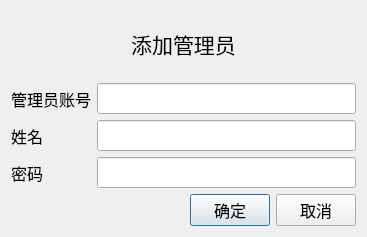
<?xml version="1.0" encoding="UTF-8"?>
<ui version="4.0">
 <class>AddAdminDialog</class>
 <widget class="QDialog" name="AddAdminDialog">
  <property name="geometry">
   <rect>
    <x>0</x>
    <y>0</y>
    <width>367</width>
    <height>237</height>
   </rect>
  </property>
  <property name="windowTitle">
   <string>添加管理员</string>
  </property>
  <property name="windowIcon">
   <iconset resource="resource.qrc">
    <normaloff>:/images/admin.png</normaloff>:/images/admin.png</iconset>
  </property>
  <layout class="QGridLayout" name="gridLayout">
   <item row="1" column="0">
    <layout class="QFormLayout" name="formLayout">
     <item row="0" column="0">
      <widget class="QLabel" name="label_3">
       <property name="sizePolicy">
        <sizepolicy hsizetype="Maximum" vsizetype="Preferred">
         <horstretch>0</horstretch>
         <verstretch>0</verstretch>
        </sizepolicy>
       </property>
       <property name="minimumSize">
        <size>
         <width>0</width>
         <height>0</height>
        </size>
       </property>
       <property name="maximumSize">
        <size>
         <width>16777215</width>
         <height>16777215</height>
        </size>
       </property>
       <property name="font">
        <font>
         <family>微软雅黑</family>
         <pointsize>12</pointsize>
        </font>
       </property>
       <property name="text">
        <string>管理员账号</string>
       </property>
       <property name="scaledContents">
        <bool>false</bool>
       </property>
      </widget>
     </item>
     <item row="0" column="1">
      <widget class="QLineEdit" name="editAdminID">
       <property name="sizePolicy">
        <sizepolicy hsizetype="Preferred" vsizetype="Fixed">
         <horstretch>0</horstretch>
         <verstretch>0</verstretch>
        </sizepolicy>
       </property>
       <property name="minimumSize">
        <size>
         <width>0</width>
         <height>0</height>
        </size>
       </property>
       <property name="font">
        <font>
         <family>微软雅黑</family>
         <pointsize>12</pointsize>
        </font>
       </property>
      </widget>
     </item>
     <item row="1" column="0">
      <widget class="QLabel" name="label_6">
       <property name="sizePolicy">
        <sizepolicy hsizetype="Maximum" vsizetype="Preferred">
         <horstretch>0</horstretch>
         <verstretch>0</verstretch>
        </sizepolicy>
       </property>
       <property name="minimumSize">
        <size>
         <width>0</width>
         <height>0</height>
        </size>
       </property>
       <property name="maximumSize">
        <size>
         <width>16777215</width>
         <height>16777215</height>
        </size>
       </property>
       <property name="font">
        <font>
         <family>微软雅黑</family>
         <pointsize>12</pointsize>
        </font>
       </property>
       <property name="text">
        <string>姓名</string>
       </property>
       <property name="scaledContents">
        <bool>false</bool>
       </property>
      </widget>
     </item>
     <item row="1" column="1">
      <widget class="QLineEdit" name="editAdminName">
       <property name="sizePolicy">
        <sizepolicy hsizetype="Preferred" vsizetype="Fixed">
         <horstretch>0</horstretch>
         <verstretch>0</verstretch>
        </sizepolicy>
       </property>
       <property name="minimumSize">
        <size>
         <width>0</width>
         <height>0</height>
        </size>
       </property>
       <property name="font">
        <font>
         <family>微软雅黑</family>
         <pointsize>12</pointsize>
        </font>
       </property>
      </widget>
     </item>
     <item row="2" column="0">
      <widget class="QLabel" name="label_8">
       <property name="sizePolicy">
        <sizepolicy hsizetype="Maximum" vsizetype="Preferred">
         <horstretch>0</horstretch>
         <verstretch>0</verstretch>
        </sizepolicy>
       </property>
       <property name="minimumSize">
        <size>
         <width>0</width>
         <height>0</height>
        </size>
       </property>
       <property name="maximumSize">
        <size>
         <width>16777215</width>
         <height>16777215</height>
        </size>
       </property>
       <property name="font">
        <font>
         <family>微软雅黑</family>
         <pointsize>12</pointsize>
        </font>
       </property>
       <property name="text">
        <string>密码</string>
       </property>
       <property name="scaledContents">
        <bool>false</bool>
       </property>
      </widget>
     </item>
     <item row="2" column="1">
      <widget class="QLineEdit" name="editAdminPassword">
       <property name="sizePolicy">
        <sizepolicy hsizetype="Preferred" vsizetype="Fixed">
         <horstretch>0</horstretch>
         <verstretch>0</verstretch>
        </sizepolicy>
       </property>
       <property name="minimumSize">
        <size>
         <width>0</width>
         <height>0</height>
        </size>
       </property>
       <property name="font">
        <font>
         <family>微软雅黑</family>
         <pointsize>12</pointsize>
        </font>
       </property>
       <property name="echoMode">
        <enum>QLineEdit::Password</enum>
       </property>
      </widget>
     </item>
    </layout>
   </item>
   <item row="2" column="0">
    <layout class="QHBoxLayout" name="horizontalLayout">
     <item>
      <spacer name="horizontalSpacer">
       <property name="orientation">
        <enum>Qt::Horizontal</enum>
       </property>
       <property name="sizeHint" stdset="0">
        <size>
         <width>40</width>
         <height>20</height>
        </size>
       </property>
      </spacer>
     </item>
     <item>
      <widget class="QPushButton" name="btnOk">
       <property name="font">
        <font>
         <family>微软雅黑</family>
         <pointsize>12</pointsize>
        </font>
       </property>
       <property name="text">
        <string>确定</string>
       </property>
      </widget>
     </item>
     <item>
      <widget class="QPushButton" name="btnCancel">
       <property name="font">
        <font>
         <family>微软雅黑</family>
         <pointsize>12</pointsize>
        </font>
       </property>
       <property name="text">
        <string>取消</string>
       </property>
      </widget>
     </item>
    </layout>
   </item>
   <item row="0" column="0">
    <widget class="QLabel" name="label_7">
     <property name="font">
      <font>
       <family>微软雅黑</family>
       <pointsize>16</pointsize>
      </font>
     </property>
     <property name="focusPolicy">
      <enum>Qt::NoFocus</enum>
     </property>
     <property name="text">
      <string>添加管理员</string>
     </property>
     <property name="alignment">
      <set>Qt::AlignCenter</set>
     </property>
    </widget>
   </item>
  </layout>
 </widget>
 <resources>
  <include location="resource.qrc"/>
 </resources>
 <connections/>
</ui>
